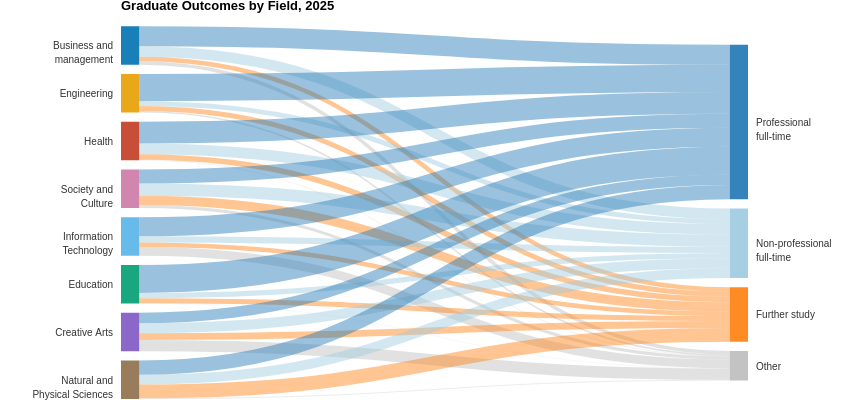

Write the Vega-Lite specification saved for this chart.
### Vega specification from a JSON file in a GitHub repository (floating-point values rounded to 4 significant figures)
{"$schema": "https://vega.github.io/schema/vega/v5.json", "width": 627, "height": 382, "title": {"text": "Graduate Outcomes by Field, 2025", "anchor": "start", "frame": "group"}, "signals": [{"name": "standardGap", "value": 3, "description": "Gap between boxes, as % of the tallest stack"}, {"name": "base", "value": "center", "description": "Stack offset: center or zero"}, {"name": "fieldFilter", "value": "All"}], "data": [{"name": "nodes", "values": [{"category": "Business and management", "wrapped": "Business and|management", "stack": 1, "sort": 1, "labels": "left", "gap": 0}, {"category": "Engineering", "wrapped": "Engineering", "stack": 1, "sort": 2, "labels": "left", "gap": 0}, {"category": "Health", "wrapped": "Health", "stack": 1, "sort": 3, "labels": "left", "gap": 0}, {"category": "Society and Culture", "wrapped": "Society and|Culture", "stack": 1, "sort": 4, "labels": "left", "gap": 0}, {"category": "Information Technology", "wrapped": "Information|Technology", "stack": 1, "sort": 5, "labels": "left", "gap": 0}, {"category": "Education", "wrapped": "Education", "stack": 1, "sort": 6, "labels": "left", "gap": 0}, {"category": "Creative Arts", "wrapped": "Creative Arts", "stack": 1, "sort": 7, "labels": "left", "gap": 0}, {"category": "Natural and Physical Sciences", "wrapped": "Natural and|Physical Sciences", "stack": 1, "sort": 8, "labels": "left", "gap": 0}, {"category": "Professional full-time", "wrapped": "Professional|full-time", "stack": 2, "sort": 1, "labels": "right", "gap": 0}, {"category": "Non-professional full-time", "wrapped": "Non-professional|full-time", "stack": 2, "sort": 2, "labels": "right", "gap": 0}, {"category": "Further study", "wrapped": "Further study", "stack": 2, "sort": 3, "labels": "right", "gap": 0}, {"category": "Other", "wrapped": "Other", "stack": 2, "sort": 4, "labels": "right", "gap": 0}]}, {"name": "wide", "values": [{"source": "Business and management", "Professional full-time": 52.19, "Non-professional full-time": 27.01, "Further study": 11.6, "Other": 9.2}, {"source": "Engineering", "Professional full-time": 70.56, "Non-professional full-time": 12.84, "Further study": 12.7, "Other": 3.9}, {"source": "Health", "Professional full-time": 56.26, "Non-professional full-time": 27.96, "Further study": 14.63, "Other": 1.15}, {"source": "Society and Culture", "Professional full-time": 36.58, "Non-professional full-time": 31.42, "Further study": 23.9, "Other": 8.1}, {"source": "Information Technology", "Professional full-time": 49.5, "Non-professional full-time": 15.8, "Further study": 12.0, "Other": 22.7}, {"source": "Education", "Professional full-time": 72.41, "Non-professional full-time": 13.79, "Further study": 13.2, "Other": 0.6}, {"source": "Creative Arts", "Professional full-time": 27.03, "Non-professional full-time": 25.97, "Further study": 17.6, "Other": 29.4}, {"source": "Natural and Physical Sciences", "Professional full-time": 37.07, "Non-professional full-time": 25.33, "Further study": 35.9, "Other": 1.7}], "transform": [{"type": "filter", "expr": "fieldFilter === 'All' || datum.source === fieldFilter"}]}, {"name": "links", "source": "wide", "transform": [{"type": "fold", "fields": ["Professional full-time", "Non-professional full-time", "Further study", "Other"], "as": ["destination", "value"]}]}, {"name": "stacks", "source": "links", "transform": [{"type": "formula", "as": "end", "expr": "['source','destination']"}, {"type": "formula", "as": "name", "expr": "[datum.source, datum.destination]"}, {"type": "project", "fields": ["end", "name", "value"]}, {"type": "flatten", "fields": ["end", "name"]}, {"type": "lookup", "from": "nodes", "key": "category", "values": ["stack", "sort", "gap", "labels"], "fields": ["name"], "as": ["stack", "sort", "gap", "labels"]}, {"type": "aggregate", "fields": ["value", "stack", "sort", "gap", "labels"], "groupby": ["end", "name"], "ops": ["sum", "max", "max", "max", "max"], "as": ["value", "stack", "sort", "gap", "labels"]}, {"type": "aggregate", "fields": ["value", "stack", "sort", "gap", "labels"], "groupby": ["name"], "ops": ["max", "max", "max", "max", "max"], "as": ["value", "stack", "sort", "gap", "labels"]}]}, {"name": "maxValue", "source": "stacks", "transform": [{"type": "aggregate", "fields": ["value"], "groupby": ["stack"], "ops": ["sum"], "as": ["value"]}, {"type": "aggregate", "fields": ["value"], "ops": ["max"], "as": ["value"]}]}, {"name": "plottedStacks", "source": "stacks", "transform": [{"type": "formula", "as": "spacer", "expr": "(data('maxValue')[0].value/100)*(standardGap+datum.gap)"}, {"type": "formula", "as": "type", "expr": "['data','spacer']"}, {"type": "formula", "as": "spacedValue", "expr": "[datum.value, datum.spacer]"}, {"type": "flatten", "fields": ["type", "spacedValue"]}, {"type": "stack", "groupby": ["stack"], "sort": {"field": "sort", "order": "descending"}, "field": "spacedValue", "offset": {"signal": "base"}}, {"type": "formula", "expr": "(datum.value/2)+datum.y0", "as": "yc"}]}, {"name": "finalTable", "source": "plottedStacks", "transform": [{"type": "filter", "expr": "datum.type == 'data'"}, {"type": "lookup", "from": "nodes", "key": "category", "values": ["wrapped"], "fields": ["name"], "as": ["wrapped"]}]}, {"name": "linkTable", "source": "links", "transform": [{"type": "lookup", "from": "finalTable", "key": "name", "values": ["y0", "y1", "stack", "sort"], "fields": ["source"], "as": ["sourceStacky0", "sourceStacky1", "sourceStack", "sourceSort"]}, {"type": "lookup", "from": "finalTable", "key": "name", "values": ["y0", "y1", "stack", "sort"], "fields": ["destination"], "as": ["destinationStacky0", "destinationStacky1", "destinationStack", "destinationSort"]}, {"type": "stack", "groupby": ["source"], "sort": {"field": "destinationSort", "order": "descending"}, "field": "value", "offset": "zero", "as": ["syi0", "syi1"]}, {"type": "formula", "expr": "datum.syi0+datum.sourceStacky0", "as": "sy0"}, {"type": "stack", "groupby": ["destination"], "sort": {"field": "sourceSort", "order": "descending"}, "field": "value", "offset": "zero", "as": ["dyi0", "dyi1"]}, {"type": "formula", "expr": "datum.dyi0+datum.destinationStacky0", "as": "dy0"}, {"type": "formula", "expr": "(datum.value/2)+datum.sy0", "as": "syc"}, {"type": "formula", "expr": "(datum.value/2)+datum.dy0", "as": "dyc"}, {"type": "linkpath", "orient": "horizontal", "shape": "diagonal", "sourceY": {"expr": "scale('y', datum.syc)"}, "sourceX": {"expr": "scale('x', toNumber(datum.sourceStack)) + bandwidth('x')"}, "targetY": {"expr": "scale('y', datum.dyc)"}, "targetX": {"expr": "scale('x', datum.destinationStack)"}}, {"type": "formula", "expr": "range('y')[0]-scale('y', datum.value)", "as": "strokeWidth"}]}], "scales": [{"name": "x", "type": "band", "range": "width", "domain": {"data": "finalTable", "field": "stack"}, "paddingInner": 0.97}, {"name": "y", "type": "linear", "range": "height", "domain": {"data": "plottedStacks", "field": "y1"}, "zero": true}, {"name": "fieldColor", "type": "ordinal", "domain": ["Business and management", "Engineering", "Health", "Society and Culture", "Information Technology", "Education", "Creative Arts", "Natural and Physical Sciences"], "range": ["#0072B2", "#E69F00", "#C23B22", "#CC79A7", "#56B4E9", "#009E73", "#7E57C2", "#8D6E4B"]}, {"name": "color", "type": "ordinal", "domain": ["Professional full-time", "Non-professional full-time", "Further study", "Other"], "range": ["#1f77b4", "#9ecae1", "#ff7f0e", "#bdbdbd"]}], "marks": [{"type": "rect", "from": {"data": "finalTable"}, "encode": {"update": {"x": {"scale": "x", "field": "stack"}, "width": {"scale": "x", "band": 1}, "y": {"scale": "y", "field": "y0"}, "y2": {"scale": "y", "field": "y1"}, "fill": {"signal": "datum.stack == 1 ? scale('fieldColor', datum.name) : scale('color', datum.name)"}, "fillOpacity": {"value": 0.9}, "tooltip": {"signal": "{'Name': datum.name}"}}, "hover": {"fillOpacity": {"value": 1}}}}, {"type": "path", "name": "linkPaths", "from": {"data": "linkTable"}, "clip": true, "encode": {"update": {"path": {"field": "path"}, "strokeWidth": {"field": "strokeWidth"}, "stroke": {"field": "destination", "scale": "color"}, "strokeOpacity": {"value": 0.45}, "tooltip": {"signal": "{'Field': datum.source, 'Outcome': datum.destination, 'Share of graduates': format(datum.value, '.1f') + '%'}"}}, "hover": {"strokeOpacity": {"value": 0.85}}}}, {"type": "text", "from": {"data": "finalTable"}, "encode": {"update": {"x": {"signal": "datum.labels == 'left' ? scale('x', datum.stack) - 8 : scale('x', datum.stack) + bandwidth('x') + 8"}, "y": {"signal": "scale('y', datum.yc)"}, "text": {"signal": "split(datum.wrapped, '|')"}, "lineHeight": {"value": 14}, "align": {"signal": "datum.labels == 'left' ? 'right' : 'left'"}, "baseline": {"value": "middle"}, "font": {"value": "Source Sans 3"}, "fontSize": {"value": 12}, "fill": {"value": "#333333"}}}}]}
